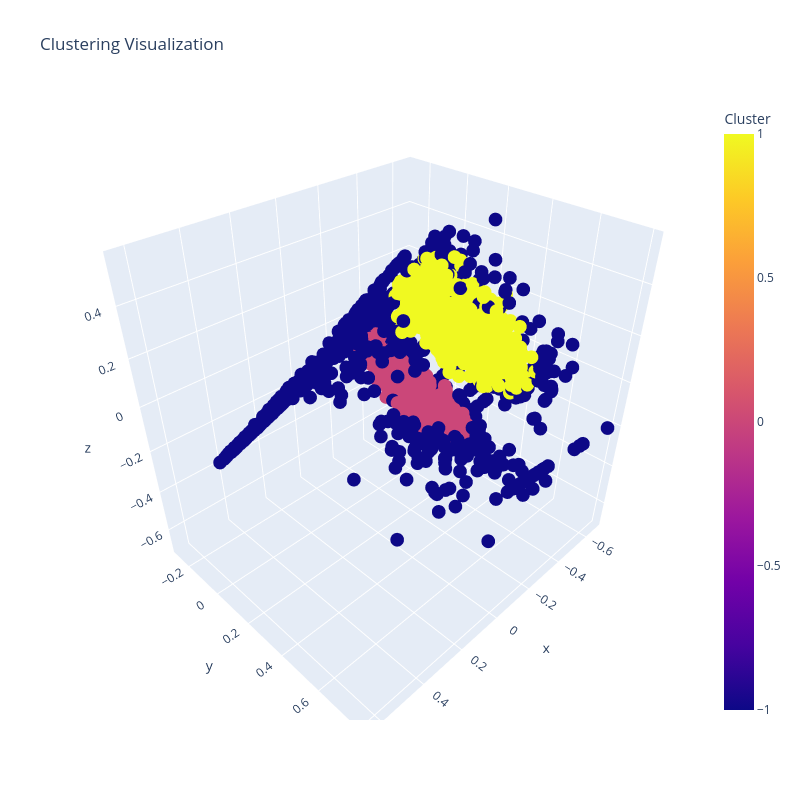

The cell this chart's notebook holds for it:
### Code cell
df_clustered, df_attributes = hdbscan_clustering(
    df=df_normalized,
    exclude=['user_id', 'original_cluster', 'total_spend'],
    min_cluster_size=100,
    id='user_id')

scatter_with_clusters(df_clustered=df_clustered, attributes=df_attributes, id='user_id', visual_dims=3, hover_column='original_cluster')#, coloring='original_cluster')

### Figure 1 — Plotly figure (JSON) as saved in the notebook; plotly's stock layout.template omitted (floating-point values rounded to 4 significant figures; data arrays with more than 128 entries replaced by an {"elided": "..."} marker saying what was removed)
{"data": [{"customdata": {"elided": "10000x1 str values"}, "hovertemplate": "<b>%{hovertext}</b><br><br>x=%{x}<br>y=%{y}<br>z=%{z}<br>original_cluster=%{customdata[0]}<br>Cluster=%{marker.color}<extra></extra>", "hovertext": {"elided": "10000 int values"}, "legendgroup": "", "marker": {"color": {"elided": "10000 int values"}, "coloraxis": "coloraxis", "size": 8, "symbol": "circle"}, "mode": "markers", "name": "", "scene": "scene", "showlegend": false, "type": "scatter3d", "x": {"elided": "10000 float values"}, "y": {"elided": "10000 float values"}, "z": {"elided": "10000 float values"}}], "layout": {"coloraxis": {"colorbar": {"title": {"text": "Cluster"}}, "colorscale": [[0, "#0d0887"], [0.1111, "#46039f"], [0.2222, "#7201a8"], [0.3333, "#9c179e"], [0.4444, "#bd3786"], [0.5556, "#d8576b"], [0.6667, "#ed7953"], [0.7778, "#fb9f3a"], [0.8889, "#fdca26"], [1, "#f0f921"]]}, "height": 800, "legend": {"tracegroupgap": 0}, "scene": {"domain": {"x": [0, 1], "y": [0, 1]}, "xaxis": {"title": {"text": "x"}}, "yaxis": {"title": {"text": "y"}}, "zaxis": {"title": {"text": "z"}}}, "title": {"text": "Clustering Visualization"}, "width": 800}}
